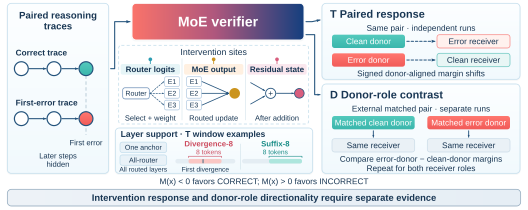

This chart was generated by the following Python code:
#!/usr/bin/env python3
"""Generate the RouteVerify overview schematic as editable SVG and PDF.

ReportLab measures Arial text; Inkscape exports the embedded-font PDF.
SVG objects retain named text and shape elements for later editing.
"""
from pathlib import Path
import os,shutil
from html import escape
import json, math, subprocess
from reportlab.pdfbase import pdfmetrics
from reportlab.pdfbase.ttfonts import TTFont

HERE=Path(os.environ.get("ROUTEVERIFY_FIGURE_OUTPUT", "build/figures")).resolve()
QA=HERE.parent / "qa"
HERE.mkdir(parents=True,exist_ok=True)
QA.mkdir(exist_ok=True)
for name,file in [('Arial','Arial.ttf'),('Arial-Bold','Arial Bold.ttf')]:
    pdfmetrics.registerFont(TTFont(name,str(Path(os.environ.get('ROUTEVERIFY_FONT_DIR','/System/Library/Fonts/Supplemental'))/file)))
INK='#183653'; LINE='#24537C'; MUTED='#48637A'; WHITE='#FFFFFF'
CLEAN='#49BEB0'; ERROR='#F76B63'; BLUE_EDGE='#C4DEED'
ROUTER='#2B9CB2'; OUTPUT='#CB941E'; RESIDUAL='#D85E7E'

class Drawing:
    def __init__(self,stem,w,h):
        self.stem=stem;self.w=w;self.h=h;self.parts=[];self.texts=[];self.boxes={};self.edges=[];self.window_widths=[]
        self.parts.append('''<defs>
          <linearGradient id="verifier" x1="0" y1="0" x2="1" y2="0"><stop offset="0" stop-color="#FA736A"/><stop offset=".48" stop-color="#AF577D"/><stop offset="1" stop-color="#143F7E"/></linearGradient>
          <linearGradient id="panel" x1="0" y1="0" x2="0" y2="1"><stop offset="0" stop-color="#FCFEFF"/><stop offset="1" stop-color="#F1F9FD"/></linearGradient>
          <linearGradient id="clean" x1="0" y1="0" x2="0" y2="1"><stop offset="0" stop-color="#53C9BC"/><stop offset="1" stop-color="#3AB6AC"/></linearGradient>
          <linearGradient id="error" x1="0" y1="0" x2="0" y2="1"><stop offset="0" stop-color="#FF776F"/><stop offset="1" stop-color="#F15A58"/></linearGradient>
          <linearGradient id="footer" x1="0" y1="0" x2="1" y2="0"><stop offset="0" stop-color="#EDF2F7"/><stop offset="1" stop-color="#E6EEF5"/></linearGradient>
        </defs>''')
    def rect(self,id,x,y,w,h,fill=WHITE,stroke=BLUE_EDGE,lw=.55,r=2,shadow=False,dash=None):
        if shadow:
            # Small low-opacity vector silhouettes emulate the reference's soft depth.
            for dx,dy,spread,opacity in [(0,.6,.65,.035),(0,.35,.3,.045)]:
                self.parts.append(f'<rect x="{x-spread+dx}" y="{y-spread+dy}" width="{w+2*spread}" height="{h+2*spread}" rx="{r+spread}" fill="#34546C" opacity="{opacity}"/>')
        attr=f' stroke-dasharray="{dash}"' if dash else ''
        self.parts.append(f'<rect id="{id}" x="{x}" y="{y}" width="{w}" height="{h}" rx="{r}" fill="{fill}" stroke="{stroke}" stroke-width="{lw}"{attr}/>')
        self.boxes[id]=(x,y,x+w,y+h)
    def text(self,id,x,y,value,size=7,color=INK,bold=False,anchor='middle',owner=None,leading=None):
        lines=value.split('\n');lead=leading or size*1.18
        font='Arial-Bold' if bold else 'Arial'
        widths=[pdfmetrics.stringWidth(t,font,size) for t in lines]
        top=y-(len(lines)-1)*lead/2
        self.parts.append(f'<text id="{id}" font-family="Arial" font-size="{size}" font-weight="{"bold" if bold else "normal"}" fill="{color}" text-anchor="{anchor}">')
        for i,line in enumerate(lines):
            self.parts.append(f'<tspan x="{x}" y="{top+i*lead+size*.34}">{escape(line)}</tspan>')
        self.parts.append('</text>')
        x0=x-(max(widths) if anchor=='end' else max(widths)/2 if anchor=='middle' else 0)
        self.texts.append({'id':id,'text':value,'font_pt':size,'owner':owner,'bbox':[x0,top-size*.52,x0+max(widths),top+(len(lines)-1)*lead+size*.52]})
    def line(self,id,pts,color=LINE,lw=.7,dash=None):
        data='M '+' L '.join(f'{x},{y}' for x,y in pts)
        attr=f' stroke-dasharray="{dash}"' if dash else ''
        self.parts.append(f'<path id="{id}" d="{data}" fill="none" stroke="{color}" stroke-width="{lw}" stroke-linecap="round" stroke-linejoin="round"{attr}/>')
    def arrow(self,id,pts,color=LINE,lw=.8,head=2.3,dash=None):
        self.line(id,pts,color,lw,dash)
        x,y=pts[-1];a,b=pts[-2];t=math.atan2(y-b,x-a);dx=math.cos(t);dy=math.sin(t);wid=head*.45
        p=[(x,y),(x-head*dx+wid*dy,y-head*dy-wid*dx),(x-head*dx-wid*dy,y-head*dy+wid*dx)]
        self.parts.append('<polygon points="'+' '.join(f'{a},{b}' for a,b in p)+f'" fill="{color}"/>')
        self.edges.append({'id':id,'points':pts,'style':'dashed' if dash else 'solid'})
    def circle(self,id,x,y,r,fill=WHITE,stroke=LINE,lw=.8):
        self.parts.append(f'<circle id="{id}" cx="{x}" cy="{y}" r="{r}" fill="{fill}" stroke="{stroke}" stroke-width="{lw}"/>')
    def trim_top(self,amount):
        """Remove unused top canvas without scaling any surviving element."""
        self.parts=[f'<g transform="translate(0,{-amount})">',*self.parts,'</g>']
        self.h-=amount
        for t in self.texts:
            t['bbox'][1]-=amount;t['bbox'][3]-=amount
        self.boxes={key:(x,y-amount,x1,y1-amount) for key,(x,y,x1,y1) in self.boxes.items()}
        for edge in self.edges:
            edge['points']=[(x,y-amount) for x,y in edge['points']]
    def save(self):
        svg=f'<svg xmlns="http://www.w3.org/2000/svg" width="{self.w}pt" height="{self.h}pt" viewBox="0 0 {self.w} {self.h}">\n'+ '\n'.join(self.parts)+'</svg>'
        (HERE/(self.stem+'.svg')).write_text(svg)
        subprocess.run([os.environ.get('INKSCAPE',shutil.which('inkscape') or '/Applications/Inkscape.app/Contents/MacOS/inkscape'),str(HERE/(self.stem+'.svg')),'--export-type=pdf','--export-filename='+str(HERE/(self.stem+'.pdf'))],check=True,capture_output=True)
        subprocess.run(['pdftoppm','-r','240','-png','-singlefile',str(HERE/(self.stem+'.pdf')),str(HERE/self.stem)],check=True,capture_output=True)
        issues=[]
        for t in self.texts:
            a,b,c,e=t['bbox']
            if a<0 or b<0 or c>self.w or e>self.h:issues.append(['canvas',t['id']])
            if t['owner']:
                x,y,x1,y1=self.boxes[t['owner']]
                if a<x+.4 or b<y+.4 or c>x1-.4 or e>y1-.4:issues.append(['owner',t['id'],t['owner']])
        for i,a in enumerate(self.texts):
            for b in self.texts[i+1:]:
                ax,ay,ax1,ay1=a['bbox'];bx,by,bx1,by1=b['bbox']
                if min(ax1,bx1)-max(ax,bx)>.3 and min(ay1,by1)-max(ay,by)>.3:issues.append(['text_overlap',a['id'],b['id']])
        (QA/('figure1_geometry.json')).write_text(json.dumps({'canvas_pt':[self.w,self.h],'texts':self.texts,'edges':self.edges,'issues':issues,'window_widths_pt':self.window_widths,'fonts_pt':sorted(set(t['font_pt'] for t in self.texts))},indent=2)+'\n')
        print(self.stem,'geometry',issues)
        if issues: raise AssertionError(issues)

def badge(d,id,x,y,w,h,label,role,size):
    fill,stroke,color={'clean':('url(#clean)','none',WHITE),'error':('url(#error)','none',WHITE),'clean_receiver':('#E8F6F5','#6CC7C0',INK),'error_receiver':('#FFF1EE','#F88B89',INK),'same':('#EAF1F6','#CCDDE8',INK)}[role]
    d.rect(id,x,y,w,h,fill,stroke,r=1.9)
    d.text(id+'_text',x+w/2,y+h/2,label,size,color,owner=id)


def traces(d):
    x,y,w,h=5.5,34.5,76,127.5
    d.rect('traces',x,y,w,h,'url(#panel)',r=3,shadow=True)
    d.text('traces_title',x+w/2,y+13,'Paired reasoning\ntraces',7.2,bold=True,owner='traces',leading=8.1)
    xx=[x+10.5,x+35,x+59]
    yc,ye=83.5,121
    boundary_end=133
    d.line('first_error_boundary',[(xx[-1],yc+5.3),(xx[-1],boundary_end)],'#A6BDCC',.55,'2.2 2.2')
    for role,yy,title in [('clean',yc,'Correct trace'),('error',ye,'First-error trace')]:
        d.text(role+'_trace_title',x+6.2,yy-12,title,6.2,bold=True,anchor='start',owner='traces')
        for j,xxx in enumerate(xx):
            if j<2:d.arrow(role+'_step_edge_'+str(j),[(xxx+5.9,yy),(xx[j+1]-6.0,yy)],head=2.2)
            d.circle(role+'_step_'+str(j),xxx,yy,5.2,'url(#'+role+')' if j==2 else WHITE,lw=.9)
    d.text('first_error_label',xx[-1],139,'First error',5.7,owner='traces')
    d.text('future_hidden',x+w/2,152,'Later steps\nhidden',5.7,owner='traces',leading=6.3)


def sites(d):
    x,y,w,h=89,66,142.5,59
    d.rect('sites',x,y,w,h,'none','#C2DCEA',r=2,dash='2.3 1.7')
    d.text('sites_title',x+w/2,y+5,'Intervention sites',6.6,owner='sites')
    cw=w/3
    for i,(title,col,fill) in enumerate([('Router logits',ROUTER,'#E6F5F7'),('MoE output',OUTPUT,'#FFF0E1'),('Residual state',RESIDUAL,'#FAE7EE')]):
        cx=x+(i+.5)*cw
        if i:d.line('site_separator_'+str(i),[(x+i*cw,y+10),(x+i*cw,y+h-3)],'#D4E3EB',.45)
        d.circle('site_dot_'+str(i),cx,y+10.5,1.4,col,'none')
        d.line('site_stem_'+str(i),[(cx,y+10.5),(cx,y+15)],col,.65)
        d.rect('site_label_'+str(i),x+i*cw+1.5,y+14,cw-3,8,fill,'none',r=1.4)
        d.text('site_text_'+str(i),cx,y+18,title,6.0,bold=True,owner='site_label_'+str(i))
    cy=102; rx=x+3; ex=x+cw-13
    d.rect('router_icon',rx,cy-4.2,20,8.4,WHITE,'#6E90B7',r=1.8)
    d.text('router_text',rx+10,cy,'Router',5.3,owner='router_icon')
    for j in range(3):
        yy=cy-8.8+j*8.8
        d.arrow('selection_'+str(j),[(rx+20.55,cy),(ex-.55,yy)],lw=.5,head=1.25,dash='1.2 1')
        d.rect('routed_expert_'+str(j),ex,yy-3.65,11,7.3,WHITE,'#A3BFDB',lw=.45,r=1)
        d.text('routed_E_'+str(j),ex+5.5,yy,'E'+str(j+1),5.2,owner='routed_expert_'+str(j))
    outx=x+2*cw-8
    for j in range(3):
        yy=cy-8.8+j*8.8; bx=x+cw+3.5
        d.rect('output_expert_'+str(j),bx,yy-3.65,11,7.3,WHITE,'#A3BFDB',lw=.45,r=1)
        d.text('output_E_'+str(j),bx+5.5,yy,'E'+str(j+1),5.2,owner='output_expert_'+str(j))
        d.arrow('routed_state_'+str(j),[(bx+11.55,yy),(outx-4.5,cy)],lw=.6,head=1.6)
    d.circle('output_patch',outx,cy,4.0,OUTPUT,'none')
    plus=x+2*cw+cw*.4; res=x+3*cw-7
    for j,dy in enumerate([-8,8]):d.arrow('addition_input_'+str(j),[(x+2*cw+4,cy+dy),(plus-4.4,cy+dy*.25)],lw=.6,head=1.6)
    d.circle('addition',plus,cy,3.8,WHITE,lw=.65)
    d.boxes['addition_region']=(plus-3.8,cy-3.8,plus+3.8,cy+3.8)
    d.text('addition_glyph',plus,cy,'+',6.2,owner='addition_region')
    d.arrow('post_addition',[(plus+4.4,cy),(res-4.2,cy)],lw=.65,head=1.6)
    d.circle('residual_patch',res,cy,3.6,RESIDUAL,LINE,.6)
    for i,txt in enumerate(['Select + weight','Routed update','After addition']):
        d.text('site_definition_'+str(i),x+(i+.5)*cw,120.5,txt,5.6,owner='sites')


def support(d):
    x,y,w,h=86.5,128,148,34
    d.rect('support',x,y,w,h,'url(#panel)',r=2.8,shadow=True)
    d.text('support_title',x+4,y+4.5,'Layer support · T window examples',6.4,bold=True,anchor='start',owner='support')
    layerw=40
    for i,txt in enumerate(['One anchor','All-router']):
        d.rect('layer_'+str(i),x+3.5,y+10.6+i*9.6,layerw-5,7.8,'#E9F2F8',r=1.7)
        d.text('layer_text_'+str(i),x+3.5+(layerw-5)/2,y+14.5+i*9.6,txt,5.3,owner='layer_'+str(i))
    d.text('layer_note',x+3,y+h-3,'All routed layers',5.0,anchor='start',owner='support')
    winw=(w-layerw-8)/2
    for i,(label,color,fill) in enumerate([('Divergence-8','#CC4C5F','#FAC7C4'),('Suffix-8','#188C86','#ADE6DD')]):
        xx=x+layerw+5+i*winw
        if i:d.line('window_separator',[(xx-1,y+12),(xx-1,y+h-3)],'#D1E2EA',.45)
        d.text('window_label_'+str(i),xx+winw/2,y+11.8,label,5.8,bold=True,color=color,owner='support')
        d.text('window_tokens_'+str(i),xx+winw/2,y+18,'8 tokens',5.0,color,owner='support')
        ty=y+24.2; trackw=winw-5; selected=trackw*.55; start=xx+trackw*(.22 if i==0 else .45)
        d.rect('track_'+str(i),xx,ty-1,trackw,3.4,'#E4EDF3','none',r=1.7)
        d.rect('selected_window_'+str(i),start,ty-1,selected,3.4,fill,'none',r=1.4)
        d.line('window_brace_'+str(i),[(start,ty-2),(start,ty-3),(start+selected,ty-3),(start+selected,ty-2)],color,.45)
        d.window_widths.append(selected)
        if i==0:
            d.line('divergence_token',[(start+selected*.44,ty-.4),(start+selected*.44,ty+1.8)],'#708596',1)
            d.text('first_divergence_text',xx+trackw/2,y+h-3,'First divergence',5.0,owner='support')


def protocols(d):
    x,w=241.5,148.5
    fs=6.2
    y,th=34.5,57
    d.rect('T_card',x,y,w,th,'url(#panel)',r=3,shadow=True)
    d.text('T_heading',x+6,y+8,'T  Paired response',8.2,bold=True,anchor='start',owner='T_card')
    d.text('T_protocol',x+w/2,y+18.5,'Same pair · independent runs',fs,owner='T_card')
    left,unit,gap=x+7.5,54.75,24
    for j,(donor,receiver) in enumerate([('Clean','Error'),('Error','Clean')]):
        yy=58+j*14
        badge(d,'T_donor_'+str(j),left,yy,unit,10,donor+' donor',donor.lower(),fs)
        badge(d,'T_receiver_'+str(j),left+unit+gap,yy,unit,10,receiver+' receiver',receiver.lower()+'_receiver',fs)
        d.arrow('T_transfer_'+str(j),[(left+unit+1.4,yy+5),(left+unit+gap-1.4,yy+5)],head=2.6,lw=.75,dash='1.8 1.4')
    d.text('T_readout',x+w/2,87.1,'Signed donor-aligned margin shifts',fs,owner='T_card')
    yy,dh=95,67
    d.rect('D_card',x,yy,w,dh,'url(#panel)',r=3,shadow=True)
    d.text('D_heading',x+6,yy+8,'D  Donor-role contrast',8.2,bold=True,anchor='start',owner='D_card')
    d.text('D_protocol',x+w/2,yy+18.5,'External matched pair · separate runs',fs,owner='D_card')
    unit,gap=62,9.5
    for j,role in enumerate(['clean','error']):
        xx=x+7.5+j*(unit+gap)
        badge(d,'D_donor_'+role,xx,119,unit,10,'Matched '+role+' donor',role,fs)
        badge(d,'D_receiver_'+role,xx,136,unit,10,'Same receiver','same',fs)
        d.arrow('D_transfer_'+role,[(xx+unit/2,130.1),(xx+unit/2,134.9)],head=1.7,lw=.7)
    d.text('D_comparison',x+w/2,151.2,'Compare error-donor − clean-donor margins',fs,owner='D_card')
    d.text('D_repeat',x+w/2,158.2,'Repeat for both receiver roles',fs,owner='D_card')


def verify_semantics(d):
    """Finite layout/semantic checks, independent of scientific experiment code."""
    byid={t['id']:t for t in d.texts}
    assert not any(k in d.boxes for k in ['T_margin', 'D_margin', 'shared_margin']), 'No verdict ruler is permitted.'
    assert d.w==396 and abs(d.h-157.16)<1e-8
    assert 'title' not in d.boxes and not any(k in byid for k in ['project_title','question'])
    assert len({d.boxes[k][1] for k in ['traces','verifier','T_card']})==1
    assert len({d.boxes[k][3] for k in ['traces','support','D_card']})==1
    assert len(d.window_widths)==2 and d.window_widths[0]==d.window_widths[1]
    assert all(byid[k]['text']=='8 tokens' for k in ['window_tokens_0','window_tokens_1'])
    assert all(byid[k]['font_pt']>=6.2 for k in byid if k.startswith(('T_', 'D_')))
    assert all(t['owner'] for t in d.texts), 'Visible labels must have a layout owner.'
    expected={
        'T_donor_0_text':'Clean donor','T_receiver_0_text':'Error receiver',
        'T_donor_1_text':'Error donor','T_receiver_1_text':'Clean receiver',
        'D_donor_clean_text':'Matched clean donor','D_donor_error_text':'Matched error donor',
        'D_receiver_clean_text':'Same receiver','D_receiver_error_text':'Same receiver',
        'D_repeat':'Repeat for both receiver roles',
        'D_comparison':'Compare error-donor − clean-donor margins',
        'site_text_0':'Router logits','site_text_1':'MoE output','site_text_2':'Residual state',
        'site_definition_1':'Routed update','site_definition_2':'After addition',
        'margin_sign':'M(x) < 0 favors CORRECT; M(x) > 0 favors INCORRECT',
    }
    assert all(byid[k]['text']==v for k,v in expected.items())
    for edge in d.edges:
        points=edge['points']
        length=sum(math.dist(a,b) for a,b in zip(points,points[1:]))
        assert length>2.2, (edge['id'],length)
    # Finite segment-vs-text checks catch connectors routed through labels.
    def segment_hits(a,b,box):
        x0,y0,x1,y1=box
        dx,dy=b[0]-a[0],b[1]-a[1]
        lo,hi=0.,1.
        for p,q in [(-dx,a[0]-x0),(dx,x1-a[0]),(-dy,a[1]-y0),(dy,y1-a[1])]:
            if abs(p)<1e-9:
                if q<0:return False
            elif p<0:lo=max(lo,q/p)
            else:hi=min(hi,q/p)
            if lo>hi:return False
        return True
    arrow_text_hits=[]
    for edge in d.edges:
        for t in d.texts:
            a,b,c,e=t['bbox']; box=(a-.15,b-.15,c+.15,e+.15)
            if any(segment_hits(p,q,box) for p,q in zip(edge['points'],edge['points'][1:])):
                arrow_text_hits.append([edge['id'],t['id']])
    assert not arrow_text_hits, arrow_text_hits
    # Inset contracts for the transfers and verifier destinations.
    edges={e['id']:e for e in d.edges}
    for i in range(2):
        donor=d.boxes['T_donor_'+str(i)];receiver=d.boxes['T_receiver_'+str(i)]
        a,b=edges['T_transfer_'+str(i)]['points']
        assert a[0]-donor[2]>=1.3 and receiver[0]-b[0]>=1.3
        assert donor[1]<a[1]<donor[3] and receiver[1]<b[1]<receiver[3]
    for role in ['clean','error']:
        donor=d.boxes['D_donor_'+role];receiver=d.boxes['D_receiver_'+role]
        a,b=edges['D_transfer_'+role]['points']
        assert a[1]-donor[3]>=1.0 and receiver[1]-b[1]>=1.0
        assert donor[0]<a[0]<donor[2] and receiver[0]<b[0]<receiver[2]
    for which in ['T','D']:
        tip=edges['verifier_'+which]['points'][-1];box=d.boxes[which+'_card']
        assert box[0]-tip[0]>=1.4 and box[1]+4<tip[1]<box[3]-4
    assert edges['verifier_D']['points'][1][0]-d.boxes['sites'][2]>=4
    (QA/'figure1_semantic_checks.json').write_text(json.dumps({
        'status':'PASS','source':'figure_vector_refine_20260914/build_vector.py:faithful',
        'canvas_pt':[d.w,d.h], 'rulers':0, 'window_widths_pt':d.window_widths,
        'title_card_removed':True, 'top_canvas_trimmed_pt':32, 'surviving_content_scaled':False,
        'column_top_alignment_pt':d.boxes['traces'][1],
        'column_bottom_alignment_pt':d.boxes['traces'][3],
        'right_card_font_pt':[6.2,8.2], 'retained_labels':expected,
        'arrow_text_intersections':arrow_text_hits, 'transfer_endpoint_clearance':'PASS',
        'verifier_D_interface_corridor_clearance_pt':4.5,
        'no_text_below_6_2_claim':'The T/D cards retain 6.2 pt. Central interface names are 6.0 pt, definitions 5.6 pt, and microcircuit/window/layer details 5.0–5.8 pt.',
        'central_microcircuit_font_pt':5.2,
        'minimum_font_pt':min(t['font_pt'] for t in d.texts)
    },indent=2)+'\n')


def draw_overview():
    d=Drawing('abc_overview_20260908',396,189.16)
    traces(d)
    d.rect('verifier',99,34.5,129,27.5,'url(#verifier)',WHITE,lw=.7,r=3,shadow=True)
    d.text('verifier_title',163.5,48.25,'MoE verifier',10.5,bold=True,color=WHITE,owner='verifier')
    d.arrow('verifier_input',[(83,83.5),(86,83.5),(86,48.25),(97.5,48.25)],head=2.7)
    d.arrow('verifier_T',[(229.5,48.25),(234,48.25),(240,47)],head=2.4)
    # Corridor remains entirely to the right of the interface box (right = 231.5).
    d.arrow('verifier_D',[(229.5,58),(236,58),(236,103),(240,103)],head=1.8)
    sites(d)
    support(d)
    protocols(d)
    d.boxes['margin_sign_region']=(5.5,164,390.5,171.8)
    d.text('margin_sign',198,168,'M(x) < 0 favors CORRECT; M(x) > 0 favors INCORRECT',6.2,owner='margin_sign_region')
    d.rect('conclusion',5.5,174,385,12.5,'url(#footer)','#90A8BC',r=3)
    d.text('conclusion_text',198,180.25,'Intervention response and donor-role directionality require separate evidence',7,bold=True,owner='conclusion')
    d.trim_top(32)
    verify_semantics(d)
    d.save()

if __name__=='__main__':
    draw_overview()
